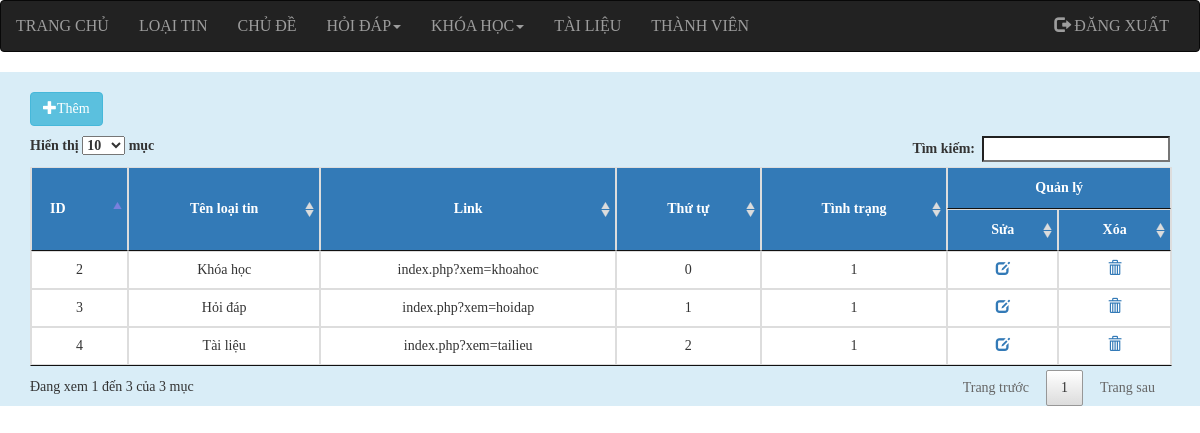
Page /admin/index.php?quanly=loaitin (signed in) on the earlier database version.
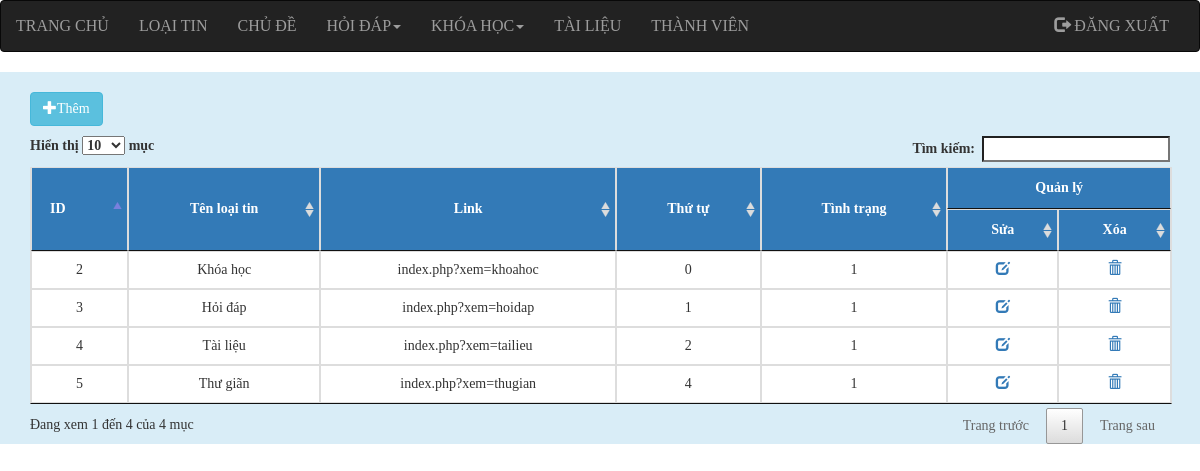
Same page on the later database version.
### tables this page shows
CREATE TABLE `loai_tin` (
  `id` int(11) NOT NULL,
  `ten` varchar(255) NOT NULL,
  `lien_ket` varchar(255) NOT NULL,
  `thu_tu` int(11) NOT NULL,
  `tinh_trang` int(11) NOT NULL
);

### admin/modules/content/quan_ly_loai_tin/danh_sach.php (the view, shortened to what this page needs)
<?php
include("modules/config.php");
$sql ="SELECT * FROM loai_tin order by id ";
$result = mysqli_query($conn, $sql);
?>
<div class="container-fluid bg-info">
	<div class="container">
		<div id="tieu_de">
			<h3><a href="index.php?quanly=loaitin&ac=them" class="btn btn-info"><i class="glyphicon glyphicon-plus"></i>Thêm</a></h3>
		</div>
		<table class="table table-hover text-center table-bordered " id="table_loai_tin">
			<thead class="bg-primary">
				<tr>
					<th rowspan="2" class="col-sm-1" style="vertical-align: middle;" class="text-center">ID</th>
					<th rowspan="2" style="vertical-align: middle;" class="text-center">Tên loại tin</th>
					<th rowspan="2" style="vertical-align: middle;" class="text-center">Link</th>
					<th rowspan="2" style="vertical-align: middle;" class="text-center">Thứ tự</th>
					<th rowspan="2" style="vertical-align: middle;" class="text-center">Tình trạng</th>
					<th colspan="2" class="text-center">Quản lý</th>
				</tr>
				<tr>
					<th class="text-center">Sửa</th>
					<th class="text-center">Xóa</th>
				</tr>
			</thead>
			<tbody>
				<?php
				while($row = mysqli_fetch_assoc($result)){
					?>
				<tr>
					<td><?php echo $row['id'];?></td>
					<td><?php echo $row['ten'];?></td>
					<td><?php echo $row['lien_ket'];?></td>
					<td><?php echo $row['thu_tu'];?></td>
					<td><?php echo $row['tinh_trang'];?></td>
					<td><a href="index.php?quanly=loaitin&ac=sua&id=<?php echo $row['id'];?>"><i class="glyphicon glyphicon-edit"></i></a></td>
					<td><a href="modules/content/quan_ly_loai_tin/xu_ly.php?id=<?php echo $row['id'];?>"><i class="glyphicon glyphicon-trash"></i></a></td>
				</tr>
				<?php
					}
				?>
			</tbody>
		</table>
	</div>
</div>

Differences in the rows shown:
added loai_tin: id "5", ten "Thư giãn", lien_ket "index.php?xem=thugian", thu_tu "4", tinh_trang "1"
Other differences:
text written by a page script: "Hiển thị mục Tìm kiếm: Đang xem 1 đến 3 của 3 mục Trang trước 1 Trang sau" → "Hiển thị mục Tìm kiếm: Đang xem 1 đến 4 của 4 mục Trang trước 1 Trang sau"
